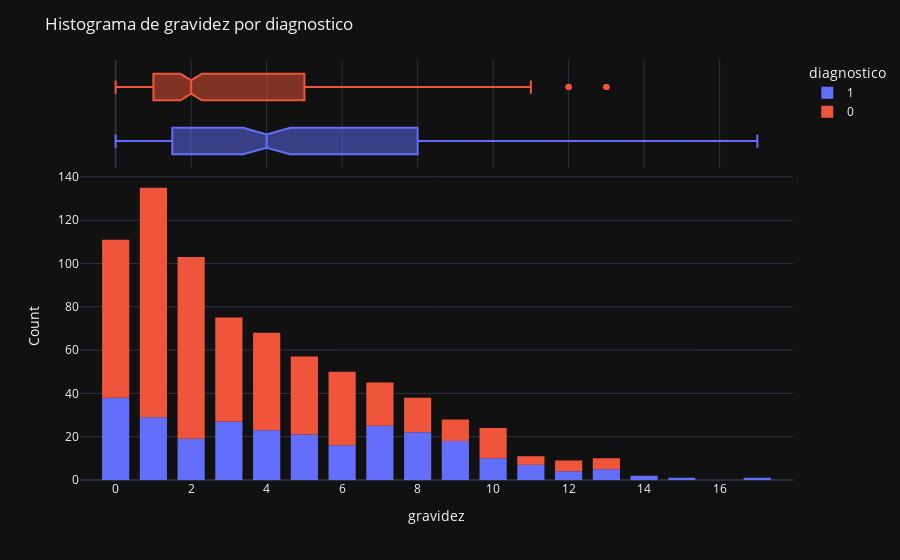

The notebook cell this image was saved under:
### Markdown cell above
#### 1.2.1 Distribuição das features por target

##### 1.2.1.1 Feature Gravidez

### Code cell
print_feature_distribution(original_dataset, 'gravidez')

### Figure 1 — Plotly figure (JSON) as saved in the notebook; plotly's stock layout.template omitted (floating-point values rounded to 4 significant figures; data arrays with more than 128 entries replaced by an {"elided": "..."} marker saying what was removed)
{"data": [{"alignmentgroup": "True", "bingroup": "x", "hovertemplate": "diagnostico=1<br>gravidez=%{x}<br>count=%{y}<extra></extra>", "legendgroup": "1", "marker": {"color": "#636efa", "pattern": {"shape": ""}}, "name": "1", "offsetgroup": "1", "orientation": "v", "showlegend": true, "x": {"elided": "268 int values"}, "xaxis": "x", "yaxis": "y", "type": "histogram"}, {"alignmentgroup": "True", "hovertemplate": "diagnostico=1<br>gravidez=%{x}<extra></extra>", "legendgroup": "1", "marker": {"color": "#636efa"}, "name": "1", "notched": true, "offsetgroup": "1", "showlegend": false, "x": {"elided": "268 int values"}, "xaxis": "x2", "yaxis": "y2", "type": "box"}, {"alignmentgroup": "True", "bingroup": "x", "hovertemplate": "diagnostico=0<br>gravidez=%{x}<br>count=%{y}<extra></extra>", "legendgroup": "0", "marker": {"color": "#EF553B", "pattern": {"shape": ""}}, "name": "0", "offsetgroup": "0", "orientation": "v", "showlegend": true, "x": {"elided": "500 int values"}, "xaxis": "x", "yaxis": "y", "type": "histogram"}, {"alignmentgroup": "True", "hovertemplate": "diagnostico=0<br>gravidez=%{x}<extra></extra>", "legendgroup": "0", "marker": {"color": "#EF553B"}, "name": "0", "notched": true, "offsetgroup": "0", "showlegend": false, "x": {"elided": "500 int values"}, "xaxis": "x2", "yaxis": "y2", "type": "box"}], "layout": {"xaxis": {"anchor": "y", "domain": [0.0, 1.0], "title": {"text": "gravidez"}}, "yaxis": {"anchor": "x", "domain": [0.0, 0.7326], "title": {"text": "Count"}}, "xaxis2": {"anchor": "y2", "domain": [0.0, 1.0], "matches": "x", "showticklabels": false, "showgrid": true}, "yaxis2": {"anchor": "x2", "domain": [0.7426, 1.0], "matches": "y2", "showticklabels": false, "showline": false, "ticks": "", "showgrid": false}, "legend": {"title": {"text": "diagnostico"}, "tracegroupgap": 0}, "margin": {"t": 60}, "barmode": "relative", "bargap": 0.2, "bargroupgap": 0.1, "title": {"text": "Histograma de gravidez por diagnostico"}}}
